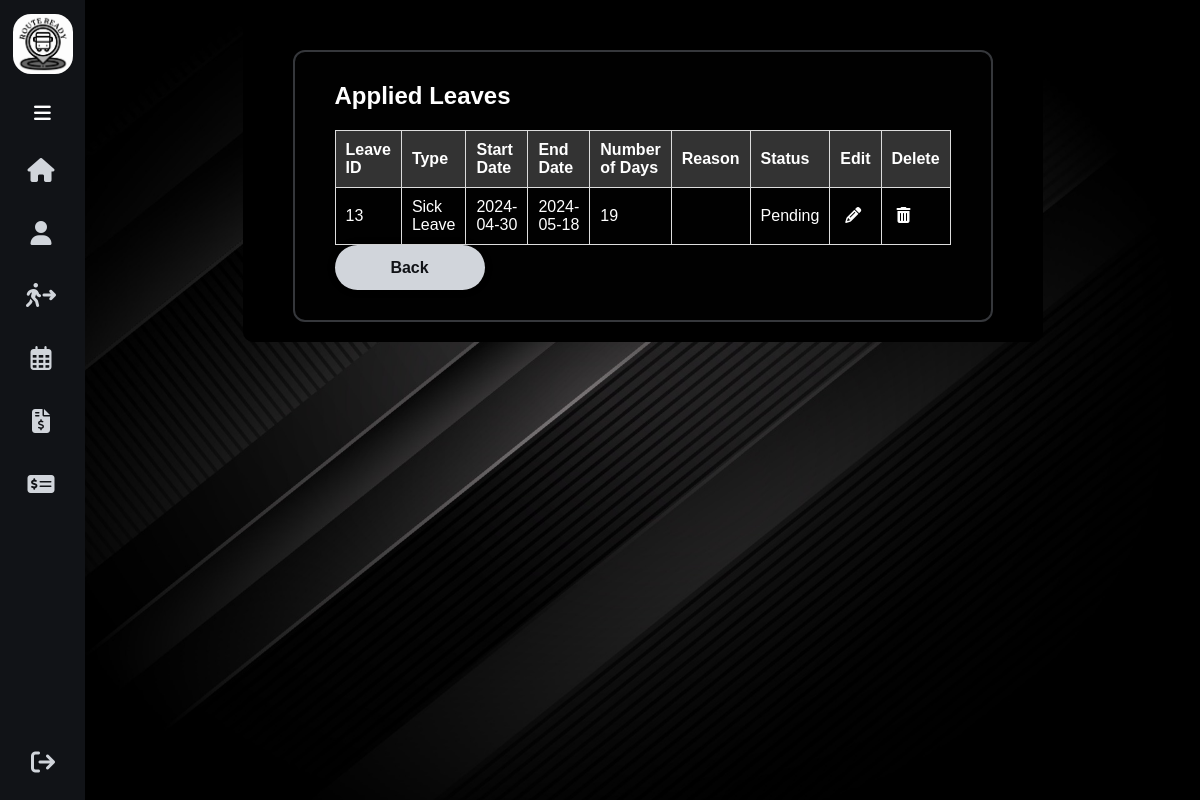
Page /drivers/appliedLeaves (signed in) on the committed database.
### tables this page shows
CREATE TABLE `leaves` (
  `leave_id` int(11) NOT NULL,
  `user_id` varchar(50) NOT NULL,
  `type` varchar(50) NOT NULL,
  `medical_report` blob NOT NULL,
  `std_date` date NOT NULL,
  `end_date` date NOT NULL,
  `no_of_days` int(10) NOT NULL,
  `reason` varchar(200) NOT NULL,
  `status` varchar(100) DEFAULT '0'
);

### app/controllers/Drivers.php (called while the page is built, shortened)
<?php
class Drivers extends Controller
{
  private $leaveModel;
  public function __construct()
  {
    $this->leaveModel = $this->model('Leave');
  }
  public function appliedLeaves()
  {
    $userId = $_SESSION['user_id'];
    $appliedLeaves = $this->leaveModel->getAppliedLeaves($userId);
    $this->view('pages/driver/applied_leaves', ['appliedLeaves' => $appliedLeaves]);
  }
}

### app/libraries/Core.php (called while the page is built, shortened)
<?php
  class Core {
    protected $currentMethod = 'index';
    public function __construct(){
      $url = $this->getUrl();
      if(!empty($url) && file_exists('../app/controllers/' . ucwords($url[0]). '.php')){
        unset($url[0]);
      }
      $this->currentController = new $this->currentController;
      if(isset($url[1])){
        if(method_exists($this->currentController, $url[1])){
          $this->currentMethod = $url[1];
          unset($url[1]);
        }
      }
      $this->params = !empty($url) ? array_values($url) : [];
      call_user_func_array([$this->currentController, $this->currentMethod], $this->params);
    }
    public function getUrl(){
      if(isset($_GET['url'])){
        $url = rtrim($_GET['url'], '/');
        $url = filter_var($url, FILTER_SANITIZE_URL);
        $url = explode('/', $url);
        return $url;
      } else {
        return [];
      }
    }
  }

### public/index.php (called while the page is built, shortened)
<?php
  $init = new Core;

### app/libraries/Database.php (called while the page is built, shortened)
<?php
class Database{
    private $host = DB_HOST;
    private $user = DB_USER;
    private $pass = DB_PASS;
    private $dbname = DB_NAME;
    private $dbh;
    private $stmt;
    public function __construct(){
        $dsn = 'mysql:host=' . $this->host . ';dbname=' . $this->dbname;
        $options = array(
            PDO::ATTR_PERSISTENT => true,
            PDO::ATTR_ERRMODE => PDO::ERRMODE_EXCEPTION
        );
        try {
            $this->dbh = new PDO($dsn, $this->user, $this->pass, $options);
        } catch(PDOException $e){
            $this->error = $e->getMessage();
            echo $this->error;
        }
    }
    public function query($sql){
        $this->stmt = $this->dbh->prepare($sql);
    }
    public function bind($param, $value, $type = null){
        if(is_null($type)){
            switch(true){
                case is_int($value):
                    $type = PDO::PARAM_INT;
                    break;
            }
        }
        $this->stmt->bindValue($param, $value, $type);
    }
    public function execute(){
        return $this->stmt->execute();
    }
    public function resultSet(){
        $this->execute();
        return $this->stmt->fetchAll(PDO::FETCH_OBJ);
    }
}

### app/models/Leave.php (called while the page is built, shortened)
<?php
class Leave
{
    private $db;
    public function __construct()
    {
        $this->db = new Database;
    }
    public function getAppliedLeaves($userId)
    {
        $this->db->query('SELECT * FROM leaves WHERE user_id = :user_id AND status = 0;');
        $this->db->bind(':user_id', $userId);
        return $this->db->resultSet();
    }
}

### app/views/pages/driver/applied_leaves.php (the view, shortened to what this page needs)
<!DOCTYPE html>
<html lang="en">
<head>
    <link rel="stylesheet" href="https://cdnjs.cloudflare.com/ajax/libs/font-awesome/6.4.2/css/all.min.css">
    <link rel="stylesheet" href="<?php echo URLROOT; ?>/css/navbar2.css">
    <link rel="stylesheet" href="https://cdn.jsdelivr.net/npm/flatpickr/dist/flatpickr.min.css">
</head>
<body>
<div class="sidebar">
        <div class="top">
            <div class="logo">
                <img src="<?php echo URLROOT; ?>/img/logo.jpg" alt="">
            </div>
            <i class="fa-solid fa-bars" id="btn"></i>
        </div>
        <div class="buttons">
            <ul>
                <li>
                    <a href="home">
                        <a href="<?php echo URLROOT; ?>/pages/home/<?= $_SESSION['user_id'] ?>">
                            <i class="fa-solid fa-house"></i>
                        </a>
                </li>
            </ul>
            <ul>
                <li>
                    <a href="<?php echo URLROOT; ?>/drivers/profile/<?= $_SESSION['user_id'] ?>">
                        <i class="fas fa-user"></i>
                    </a>
                </li>
            </ul>
            <ul>
                <li>
                    <a href="<?php echo URLROOT; ?>/drivers/submitLeaveApplication">
                    <i class="fa-solid fa-person-walking-arrow-right"></i>
                    </a>
                </li>
            </ul>
            <ul>
                <li>
                    <a href="<?php echo URLROOT; ?>/drivers/viewSchedule">
                    <i class="fa-regular fa-calendar-days"></i>
                    </a>
                </li>
            </ul>
            <ul>
                <li>
                    <a href="<?php echo URLROOT; ?>/drivers/viewSalary/<?= $_SESSION['user_id'] ?>">
                    <i class="fa-solid fa-file-invoice-dollar"></i>
                    </a>
                </li>
            </ul>
            <ul>
                <li>
                    <a href="<?php echo URLROOT; ?>/drivers/viewBankDetails">
                    <i class="fa-solid fa-money-check-dollar"></i>
                    </a>
                </li>
            </ul>
            <ul class="lobtn">
                <li>
                    <a href="<?php echo URLROOT; ?>/users/logout">
                        <i class="fas fa-arrow-right-from-bracket"></i>
                    </a>
                </li>
            </ul>
        </div>
    </div>
    <div class="main-content">
        <div class="container">
            <div class="wrapper">
                <h2>Applied Leaves</h2>
                <table class="table">
                    <thead>
                        <tr>
                            <th>Leave ID</th>
                            <th>Type</th>
                            <th>Start Date</th>
                            <th>End Date</th>
                            <th>Number of Days</th>
                            <th>Reason</th>
                            <th>Status</th>
                            <th>Edit</th>
                            <th>Delete</th>
                        </tr>
                    </thead>
                    <tbody>
                        <?php foreach ($data['appliedLeaves'] as $leave): ?>
                            <tr>
                                <td><?php echo $leave->leave_id; ?></td>
                                <td><?php echo $leave->type; ?></td>
                                <td><?php echo $leave->std_date; ?></td>
                                <td><?php echo $leave->end_date; ?></td>
                                <td><?php echo $leave->no_of_days; ?></td>
                                <td><?php echo $leave->reason; ?></td>
                                <td><?php echo ($leave->status == 0) ? 'Pending' : (($leave->status == 1) ? 'Approved' : 'Rejected'); ?>
                                </td>
                                <td><a
                                        href="<?php echo URLROOT; ?>/drivers/updateLeaveApplication/<?php echo $leave->leave_id; ?>"><i
                                            class="fas fa-pencil-alt" style="color: white;"></i></a></td>
                                <td><a
                                        href="<?php echo URLROOT; ?>/drivers/deleteLeaveApplication/<?php echo $leave->leave_id; ?>"><i
                                            class="fas fa-trash-alt"></i></a></td>
                            </tr>
                        <?php endforeach; ?>
                    </tbody>
                </table>
                <a href="<?php echo URLROOT; ?>/drivers/home" class="button">Back</a>
            </div>
        </div>
    </div>
</body>
</html>

### public/css/navbar2.css (style rules this page uses)
:root { --primary-color: #111317; --primary-color-light: #1f2125; --primary-color-extra-light: #35373b; --text-light: #d1d5db; --white: #ffffff; --max-width: 1200px; }
* { margin: 0; padding: 0; text-decoration: none; box-sizing: border-box; font-family: Arial, sans-serif; }
.logo { position: relative; list-style-type: none; height: 50px; margin: 0.8rem auto; line-height: 50px; color:var(--text-light); display: flex; align-items: center; text-decoration: none; border-radius: 0.8rem; transition: all 0.3s ease; }
.logo img { width: 60px; height: 60px; border-radius: 30%; transition: all 0.3s ease; }
.buttons { padding-top: 50px; }
.main-content { position: relative; min-height: 100vh; top: 0; left: 85px; transition: all 0.5s ease; width: calc(100% - 85px); }
.sidebar { position: fixed; top: 0; left: 0; height: 100%; width: 85px; background: var(--primary-color); padding: 0.4rem 0.8rem; transition: all 0.5s ease; z-index: 1000; }
.sidebar #btn { position: absolute; color: var(--white); top: 5.5rem; left: 50%; font-size: 1.2rem; line-height: 50px; transform: translateX(-50%); cursor: pointer; }
.sidebar ul li { position: relative; list-style-type: none; height: 50px; width: 90%; margin: 0.8rem auto; line-height: 50px; }
.sidebar ul li a { color: var(--text-light); display: flex; align-items: center; text-decoration: none; border-radius: 0.8rem; }
.sidebar ul li a i { scale: 1.5; min-width: 50px; text-align: center; height: 50px; border-radius: 12px; line-height: 50px; }
.lobtn { position: absolute; bottom: 0; }

### app/views/pages/driver/applied_leaves.php (style rules this page uses)
body { background-image: url(http://localhost/RouteReady/public/img/pic5.jpg); background-position: center; background-repeat: no-repeat; background-size: cover; }
.wrapper { background-color: rgba(1,1,1,1); border: 2px solid var(--primary-color-extra-light); color: var(--white); border-radius: 12px; padding: 30px 40px; margin: auto; margin-top: 30px; margin-left: 30px; margin-right: 30px; }
.button { width: 150px; height: 45px; background: var(--text-light); border: none; outline: none; border-radius: 40px; box-shadow: 0 0 10px rgba(0, 0, 0, .1); cursor: pointer; font-size: 16px; color: var(--primary-color); font-weight: 600; text-align: center; line-height: 45px; display: inline-block; text-decoration: none; transition: background-color 0.3s, box-shadow 0.3s, color 0.3s; }
.container { max-width: 800px; margin: 0 auto; background-color: rgba(0,0,0,1); padding: 20px; border-radius: 10px; }
.table { width: 100%; border-collapse: collapse; margin-top: 20px; }
.table th, .table td { padding: 10px; border: 1px solid #ddd; }
.table th { background-color: #333; color: white; text-align: left; }
.table td a { color: white; text-decoration: none; padding: 5px; }

### rows in the picture
leaves: leave_id "13", type "Sick Leave", std_date "2024-04-30", end_date "2024-05-18", no_of_days "19", status "Pending"
